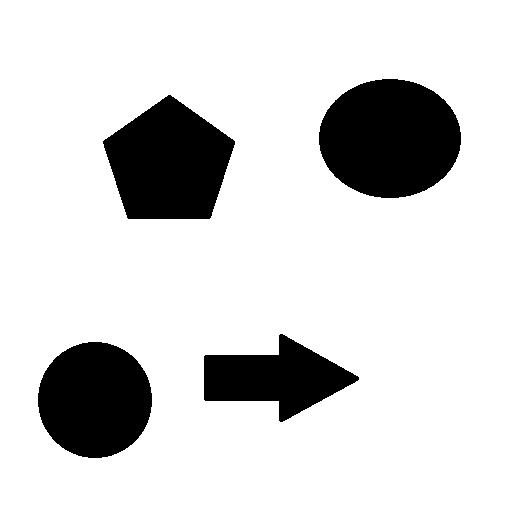
%> input picture cenario1.png, 512 x 512 px
$ octave testeRobotica.m   (GNU Octave 9; MATLAB toolbox functions it lacks are replaced by stand-ins)
%> lines starting %> are read from the running program, lines starting %| are printed output that depends on the picture; in (x1, y1, x2, y2) boxes, pixels count from 0 and x2, y2 are one past the last pixel; in counts of white or black regions, pixels touching at a corner belong together; the program's own positions count from 1
### SameQuad.m
function res = SameQuad( x1, y1, x2, y2, img )
%SAMEQUAD Summary of this function goes here
%   Detailed explanation goes here

    i = 0;
    l = 0;
    %Acha o canto Superior Esquerdo da 1
    while(img(x1+i,y1)==0)
        i = i - 1;
    end
    while(img(x1, y1+l)==0)
        l = l - 1;
    end
    x1min = x1 + i - 1;
    y1min = y1 + l - 1;

    i=0;
    l=0;
    %Acha o canto Superior Esquerdo da 2
    while(img(x2+i,y2)==0)
        i = i - 1;
    end
    while(img(x2, y2+l)==0)
        l = l - 1;
    end
    x2min = x2 + i - 1;
    y2min = y2 + l - 1;

    %Compara os valores de 1 e 2
    if x1min==x2min && y1min==y2min
        res = true;
    else
        res =false;
    end

end

### FillQuad.m
function i = FillQuad(x, y, img )
%UNTITLED2 Summary of this function goes here
%   Detailed explanation goes here
    i = 0;
    l = 0;
    %Acha o canto Superior Esquerdo
    while(img(x+i,y)==0)
        i = i - 1;
    end
    while(img(x, y+l)==0)
        l = l - 1;
    end
    j = i + 1;
    k = l + 1;
    %Preenche a partir do Superior Esquerdo
    while(img(x+j, y+k)==0)
        while(img(x+j,y+k)==0)
            img(x+j, y+k) = 1;
            j = j + 1;
        end
        k = k + 1;
        j = i + 1;
    end
    i=img;
end

### TraceRoute.m
function i = TraceRoute( xi, yi, xf, yf, img )
%TRACEROUTE Summary of this function goes here
%   Detailed explanation goes here
    %xa , ya = x, y atuais
    xa = xi;
    ya = yi;
    i = img;
    z = 0;
   while(~SameQuad(xa, ya, xf, yf, img) && z < 100)

        modx = abs(xf - xa);
        mody = abs(yf - ya);
        if modx < mody %anda no eixo x

         if xf - xa < 0 %anda para esquerda
             [x, y] = prox(xa, ya, 4, img);
            if QuadFree(x, y, img)
                i = TraceRoute(x, y, xf, yf, i);
                i = next(xa, ya, 4, i);
            else
               %implementar depois( ver o y)
            end
         else
             [x, y] = prox(xa, ya, 2, img);
            if QuadFree(x, y, img)
                x
                y
                i = TraceRoute(x, y, xf, yf, i);
                i = next(xa, ya, 2, i);
            else
               %implementar depois( ver o y)
            end
         end
         %i = Next(xa,ya, 2, i);
         xa=xf;
         ya= yf;
        else
        %anda no y
        end
        z = z + 1
   end
    i = FillQuad(xi, yi, i);

end

### testeRobotica.m
clc
clear all
close all
I = imread('cenario1.png');
%> I is the input picture: size 512x512x3 uint8; 83.8% white; 4 black regions, box (x1, y1, x2, y2) and area: (319, 79, 461, 198) 13257, (103, 95, 235, 219) 11478, (38, 342, 152, 458) 10384, (204, 334, 359, 422) 7220
I = im2bw(I);

%dilata a imagem para simular o tamanho do robo, alterar o tamanho no se
se = strel('disk',0);
I = imerode(I,se);

S = qtdecomp(I,.27);
blocks = repmat(uint8(0),size(S));

for dim = [512 256 128 64 32 16 8 4 2 1];
  numblocks = length(find(S==dim));
  if (numblocks > 0)
    values = repmat(uint8(1),[dim dim numblocks]);
    values(2:dim,2:dim,:) = 0;
    blocks = qtsetblk(blocks,S,dim,values);
  end
end
%> this loop made 10 passes
%> numblocks on passes 1 to 10: 0, 0, 2, 27, 59, 115, 237, 483, 962, 2184
%> pass 3, `blocks = qtsetblk(blocks,S,dim,values);`:
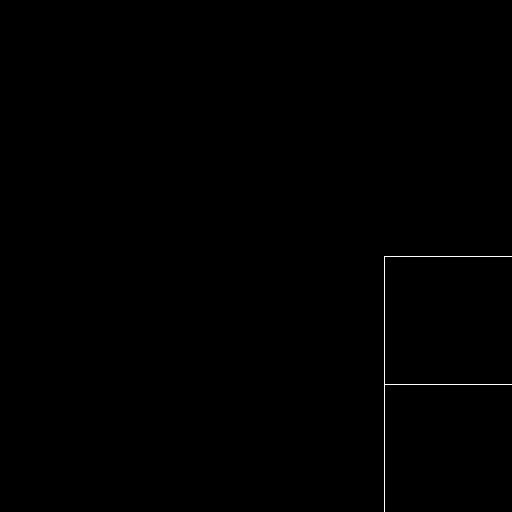
%> blocks: size 512x512 uint8; values 0 (black) and 1 (white), 0.19% white in thin lines or dots, all inside (x1, y1, x2, y2) = (384, 256, 512, 512)
%> after the loop:
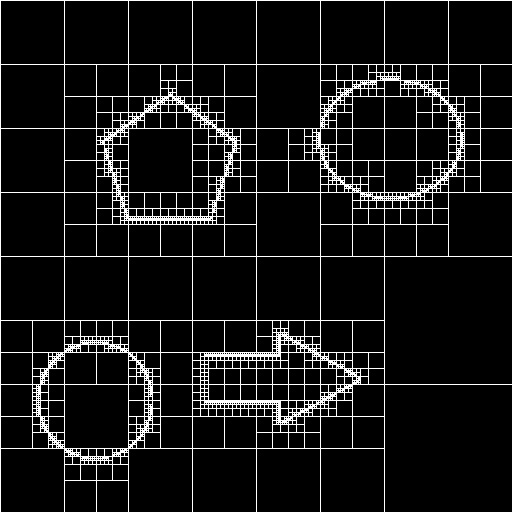
%> blocks: size 512x512 uint8; values 0 (black) and 1 (white), 8.9% white in thin lines or dots
%> after the loop, values = 2184 values from 1 to 1

blocks(end,1:end) = 1;
blocks(1:end,end) = 1;
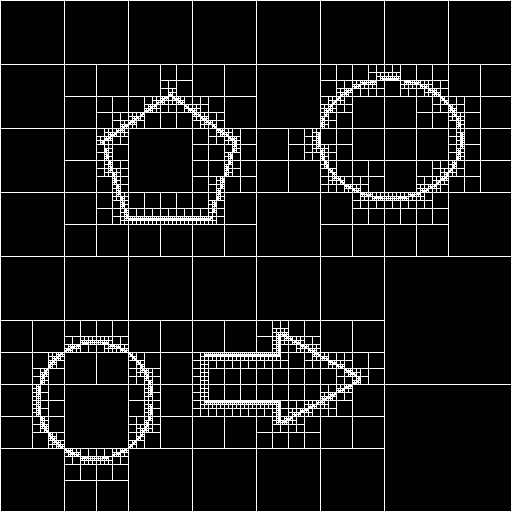
%> blocks: size 512x512 uint8; values 0 (black) and 1 (white), 9.2% white in thin lines or dots
I = uint8(I);

for i= 1:512
    for j= 1:512
        if(I(i,j)== 1)
            I(i,j) = 0;
        else
            I(i,j) = 5;
        end
    end
end

% lendo os pontos de inicio e fim da trajetoria
%[inicio, fim] = ginput(2);
%inicio = uint16(inicio)
%fim = uint16(fim)


blocks = blocks + I;
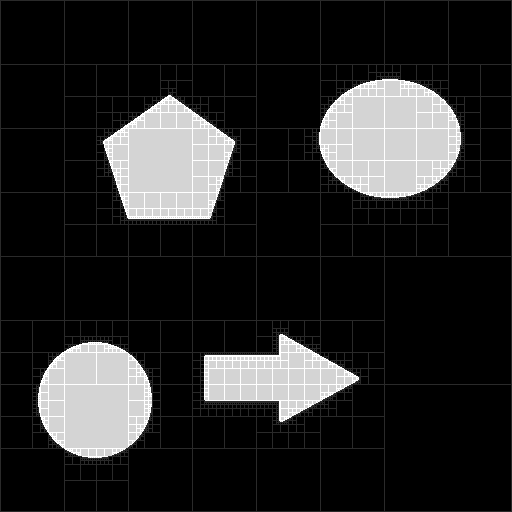
%> blocks: size 512x512 uint8; min 0, max 6, mean 0.9; drawn with min black and max white

for i= 1:512
    for j= 1:512
        if(blocks(i,j)>= 2)
            blocks(i,j) = 2;
        end
    end
end
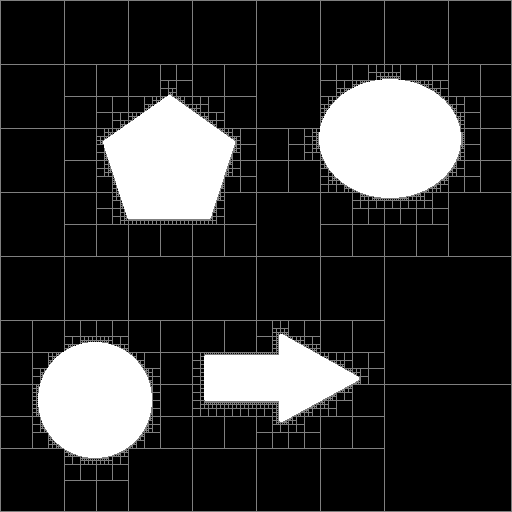
%> blocks: size 512x512 uint8; 16.15% of pixels changed, all inside (x1, y1, x2, y2) = (38, 79, 461, 458); drawn with min black and max white

blocks = TraceRoute(32, 32, 70, 32, blocks);
%> the loop in SameQuad, `while(img(x1+i,y1)==0)` made 31 passes
%> i on passes 1 to 12: -1, -2, -3, -4, -5, -6, -7, -8, -9, -10, -11, -12
%> the loop in SameQuad, `while(img(x1, y1+l)==0)` made 31 passes
%> in SameQuad, `x1min = x1 + i - 1;`: x1min = 0
%> the loop in SameQuad, `while(img(x2+i,y2)==0)` made 5 passes
%> the loop in SameQuad, `while(img(x2, y2+l)==0)` made 31 passes
%> in SameQuad, `x2min = x2 + i - 1;`: x2min = 64
%> in SameQuad, `y2min = y2 + l - 1;`: y2min = 0
%> the loop in SameQuad (call 2), `while(img(x1+i,y1)==0)` made 31 passes
%> the loop in SameQuad (call 2), `while(img(x1, y1+l)==0)` made 31 passes
%> the loop in SameQuad (call 2), `while(img(x2+i,y2)==0)` made 5 passes
%> the loop in SameQuad (call 2), `while(img(x2, y2+l)==0)` made 31 passes
%> the loop in FillQuad, `while(img(x+i,y)==0)` made 31 passes
%> the loop in FillQuad, `while(img(x, y+l)==0)` made 31 passes
%> in FillQuad, `j = i + 1;`: j = -30
%> the loop in FillQuad, `while(img(x+j, y+k)==0)` made 63 passes
%> after the loop in FillQuad, `while(img(x+j, y+k)==0)`:
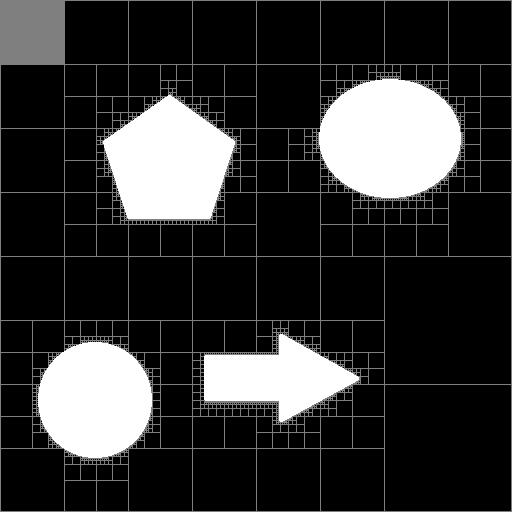
%> img: size 512x512 uint8; 1.51% of pixels changed, all inside (x1, y1, x2, y2) = (1, 1, 64, 64); drawn with min black and max white
%> after the loop in FillQuad, `while(img(x+j, y+k)==0)`: k = 33
% [5 lines of commented-out code are left out]
figure, imshow(blocks,[])
